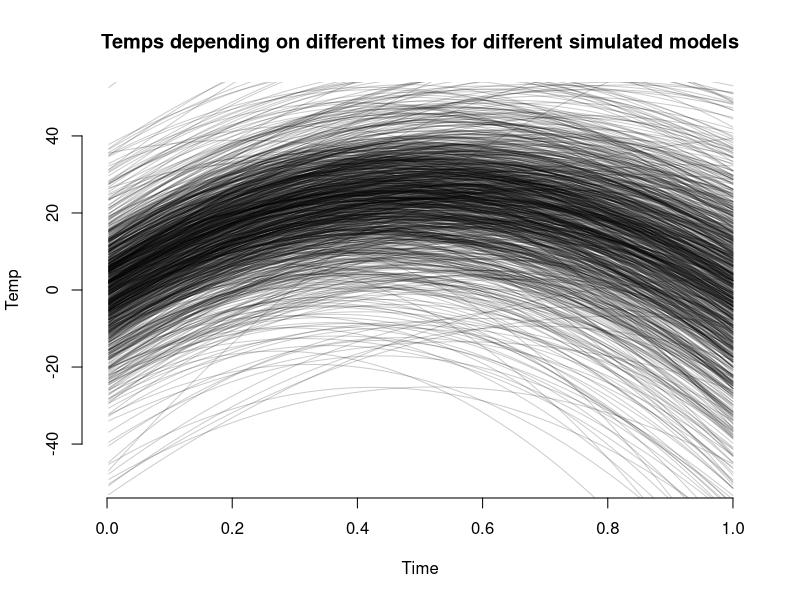
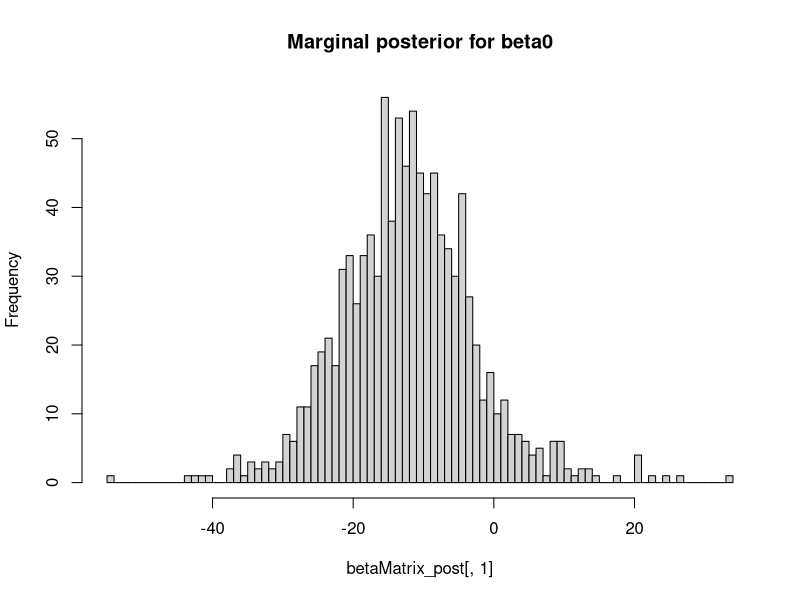
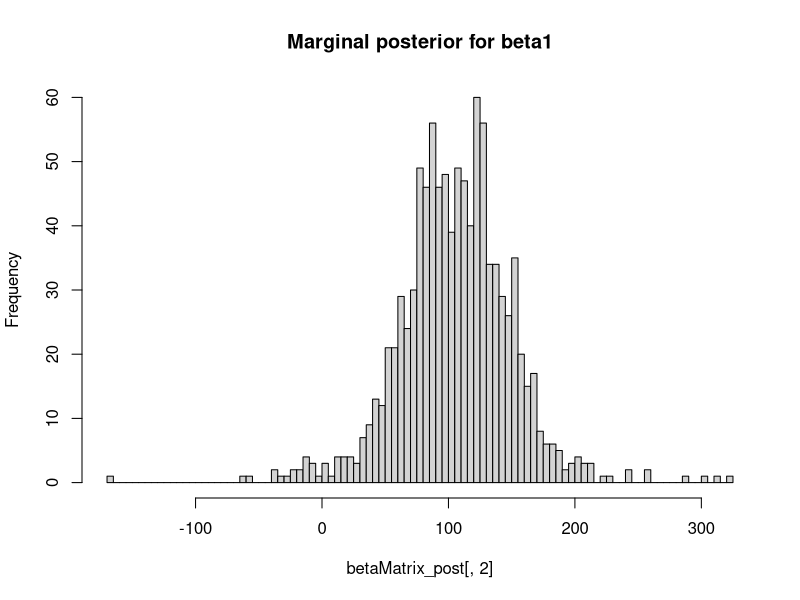
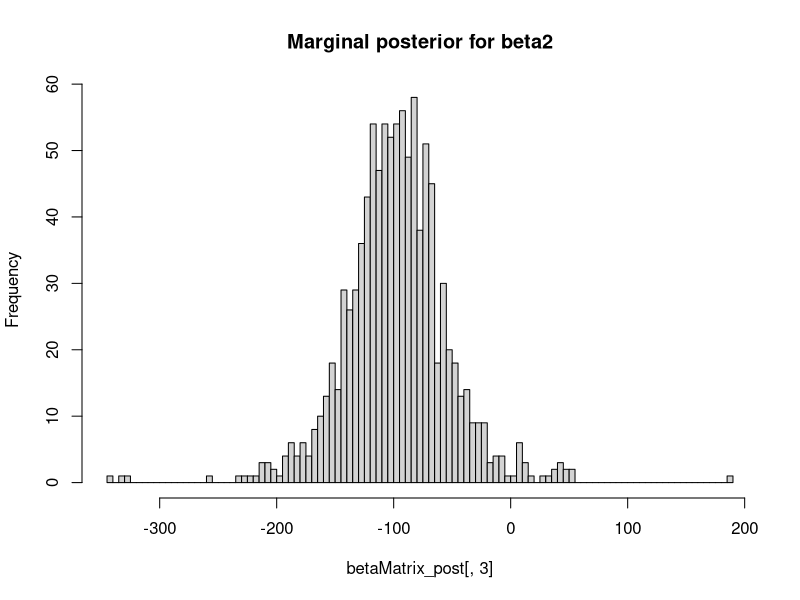
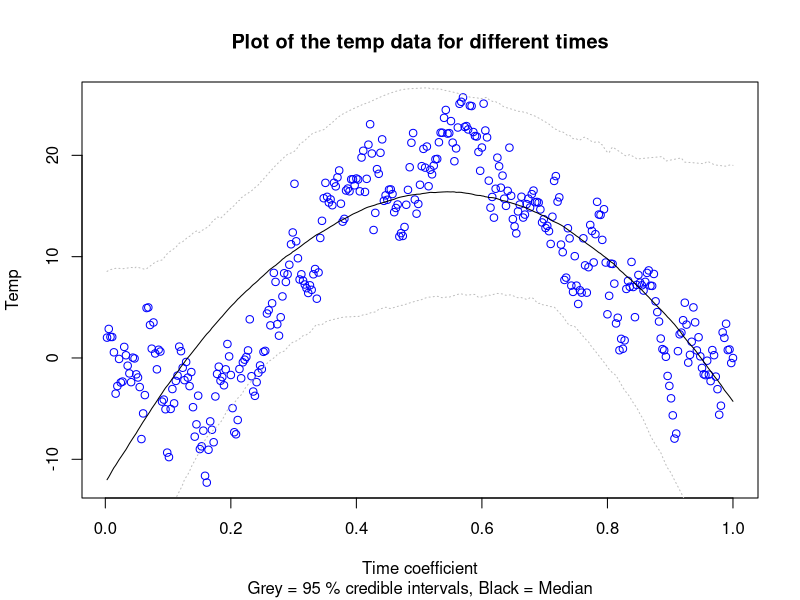
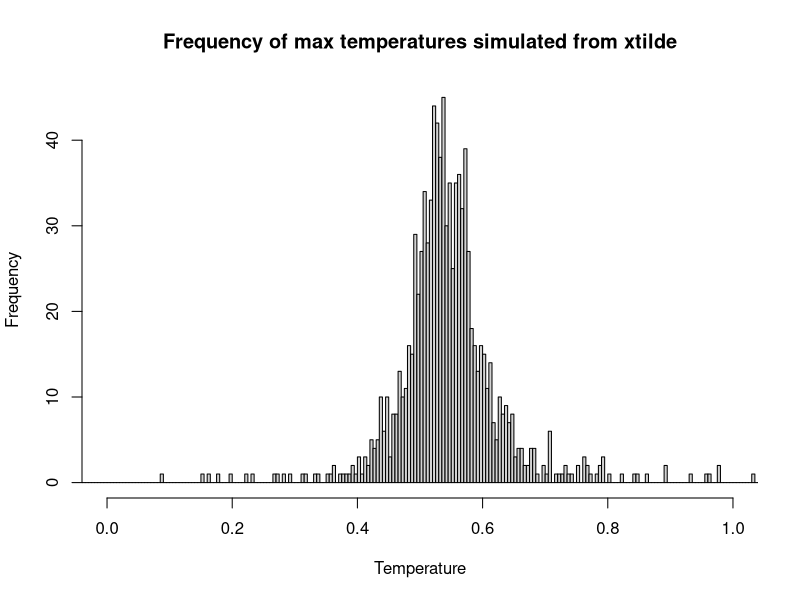
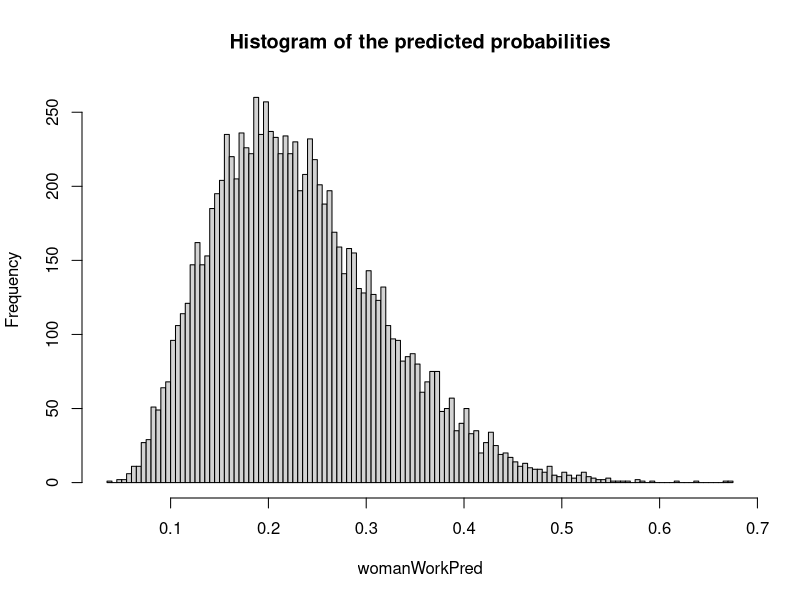
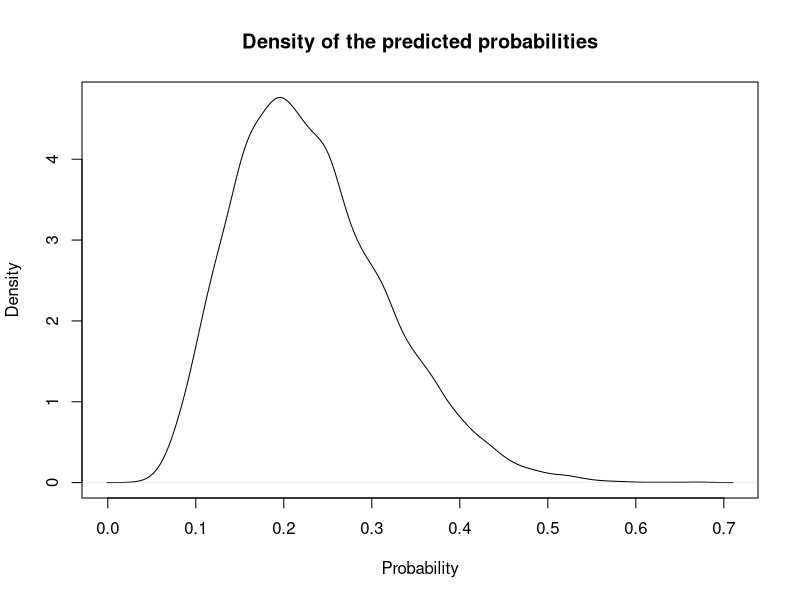

Reproduce these figures in R, in order.
## Assignment 1: The dataset TempLinkoping.txt contains daily average tamperatures (in Celcius degrees) at 
## Malmslatt, Linkoping over the course of the year 2018. The response variable is temp and the covariate is 
## time=(the number of days since beginning of year)/365
## You're task is to perform a Bayesian analysis of a quadratic regression
## temp=beta0+beta1*time+beta2*time^2+epsilon, epsilon~N(0,sigma^2)

## a)  Determining the prior distribution of the model parameters. Use the conjugate prior for the linear 
## regression model. Your task is to set the prior hyperparameters my0, omega0, v0 and sigma0^2 to sensible 
## values. Start with my0=(-10,100,-100)T, omega0=0.01*I3, v0=4 and sigma0^2=1.  0 = 1. Check if this prior
## agrees with your prior opinions by simulating draws from the joint prior of all parameters and for every draw
## compute the regression curve. This gives a collection of regression curves, one for each draw from the prior.
## Do the collection of curves look reasonable? If not, change the prior hyperparameters until the collection
## of prior regression curves agrees with your prior beliefs about the regression curve. [Hint: the R package
## mvtnorm will be handy. And use your Inv-chisquared simulator from Lab1.

# Read file
temp = read.table("TempLinkoping.txt", header=TRUE)

## install.packages("mvtnorm")
library(mvtnorm)
# Defining the parameters for the prior distribution
# Switched to beta0=0 since it seems more reasonable and -10 seems too low.
my0=c(0,100,-100)
omega0=0.01*diag(3)
v0=4
sigma0_sq=1
omega0Inv=solve(omega0)

# Function for returning the response variable
calcRegr = function(betaMatrix, row, x) {
  return(betaMatrix[row,1]+betaMatrix[row,2]*x+betaMatrix[row,3]*x^2)
}

# Function for drawing simulated betavalues
drawBeta = function(my, sigma_sq, omegaInv) {
  return(rmvnorm(1, mean=my, sigma=sigma_sq*omegaInv))
}

nDraws=1000
set.seed(12345)
drawX=rchisq(nDraws, v0)
sigma_sq=(v0)*sigma0_sq/drawX
betaMatrix=matrix(0,nDraws,3)
# Create new plot with specific settings so that the loop can overlay plots
plot.new()
plot.window(xlim=c(0,1), ylim=c(-50,50))
axis(side=1)
axis(side=2)
set.seed(12345)
for (i in 1:nDraws) {
  betaMatrix[i,]=drawBeta(my0, sigma_sq[i], omega0Inv)
  lines(temp$time, calcRegr(betaMatrix, i, temp$time), col=rgb(0,0,0,0.2))
}
title(main="Temps depending on different times for different simulated models", xlab="Time", ylab="Temp")

## The collection of curves look reasonable and in line with our prior beliefs. The temperature rises during the
## summer months and stays low in the beginning and the end of the year respectively.However, the value of -10
## were switched to 0 since it seems more reasonable with a measurement of the temperature 0 on the 1st of
## January than a measurement of -10.

## b) Write a program that simulates from the joint posterior distribution of beta0, beta1, beta2 and sigma^2.
## Plot the marginal posteriors of each parameter as a histogram. Also produce another figure with a scatter plot
## of the temperature data and overlay a curve for the posterior median of the regression function
## f(time)=beta0+beta1*time+beta2*time^2, computed for every value of time. Also overlay curves for the lower
## 2.5% and upper 97.5% posterior credible interval for f(time). That is, compute the 95% equal tail posterior
## probability intervals for every value of time and then connect the lower and upper limits of the interval by
## curves. Does the interval bands contain most of the data points? Should they?

# Calculating the parameters for the posterior distribution
v_n=v0+length(temp$temp)
X=cbind(1, temp$time, temp$time^2)
Y=temp$temp
beta_hat=solve(t(X)%*%X)%*%t(X)%*%Y
my_n=solve(t(X)%*%X+omega0)%*%(t(X)%*%X%*%beta_hat+omega0%*%my0)
omega_n=t(X)%*%X+omega0
omega_n_Inv=solve(omega_n)
sigma_sq_n=(v0*sigma0_sq+(t(Y)%*%Y+t(my0)%*%omega0%*%my0-t(my_n)%*%omega_n%*%my_n))/v_n

# Simulate the joint posterior
sigma_sq_post=(v_n)*c(sigma_sq_n)/drawX
betaMatrix_post=matrix(0,nDraws,3)
response_post_temp=matrix(0,nDraws,length(temp$time))
for (i in 1:nDraws) {
  betaMatrix_post[i,]=drawBeta(my_n, sigma_sq_post[i], omega_n_Inv)
}
# Plots the marginal distributions for the different beta-values
hist(betaMatrix_post[,1], breaks=100, main="Marginal posterior for beta0")
hist(betaMatrix_post[,2], breaks=100, main="Marginal posterior for beta1")
hist(betaMatrix_post[,3], breaks=100, main="Marginal posterior for beta2")

plot(temp$time, Y, main="Plot of the temp data for different times", col="blue", 
     xlab="Time coefficient", ylab="Temp")
# Applies function calcRegr to the time-values for each of the drawn betas and stores the results in matrix
for (i in 1:nDraws) {
  betaTemp=sapply(temp$time, calcRegr, betaMatrix=betaMatrix_post, row=i)
  response_post_temp[i,]=betaTemp
}

response_post=c()
credInterval=matrix(0, length(temp$time), 2)
# Retrieves the median of the response values as well as obtaining the upper and lower bound of credInterval
for (i in 1:length(temp$time)) {
  sortedTemp=sort(response_post_temp[,i])
  response_post=c(response_post, (sortedTemp[500]+sortedTemp[501])/2)
  credInterval[i,]=c(sortedTemp[(0.025*length(sortedTemp)+1)], sortedTemp[(0.975*length(sortedTemp))])
}

lines(temp$time, response_post)
lines(temp$time, credInterval[,1], lty=21, col="gray")
lines(temp$time, credInterval[,2], lty=21, col="gray")
title(sub="Grey = 95 % credible intervals, Black = Median")

## The interval bands contain most of the data points. They should contain most of the data points if the model
## is accurate in terms of describing the reality. In this case, it seems like the model has captured most of
## the data points which means that the model describes the reality fairly well. 

## c) It is of interest to locate the time with the highest expected temperature (that is, the time where
## f(time) is maximal). Let's call this value xtilde. Use the simulations in b) to simulate from posterior
## distribution of xtilde. [Hint: The regression curve is quadratic. You can find a simple formula for xtilde
## given beta0, beta1 and beta2]

# Function for calculating the time-value which yields the maximum response (the derivative of response function)
calcMaxTemp = function(betaMatrix, row) {
  return(-betaMatrix[row,2]/(2*betaMatrix[row,3]))
}

# For each of the draws the time-value which yields the maximum temperature is stored in a vector
time_max_temp=c()
for (i in 1:nDraws) {
  time_max_temp=c(time_max_temp, calcMaxTemp(betaMatrix_post, i))
}

hist(time_max_temp, breaks=1000, xlim=c(0,1), main="Frequency of max temperatures simulated from xtilde",
     xlab="Temperature")

## As seen in the histogram the derived highest temperature from the simulated models is mostly present in late
## june which seems reasonable if applying to Malmslatt in Sweden where the temperature is the highest during the 
## summer time. 

## d) Say now that you want to estimate a polynomial model of order 7, but you suspect that higher order terms
## may not be needed, and you worry about overfitting. Suggest a suitable prior that mitigates this potential
## problem. You do not need to compute the posterior, just write down your prior. [Hint: the task is to specify
## my0 and omega0 in a smart way.]

## A suitable prior for this task would be to set my0 to 0 since you want most of the coefficients close to zero
## to obtain increased shrinkage. You would also want to set omega0 to Lambda*IdentityMatrix. This would mean
## that for larger values of lambda more and more of the beta values would be close to zero since the spread of
## the distribution of the beta values would decrease. In this case, where there is a worry about overfitting,
## it might be a good idea to choose a large lambda to decrease the spread of the beta values and increase the
## probability that most of the beta values are around 0. 

## Assignment 2:  Consider the logistic regression Pr(y=1 given x)=exp(xT*Beta)/(1+exp(xT*Beta)), where y is the
## binary variable with y = 1 if the woman works and y = 0 if she does not. x is a 8-dimensional vector containing
## the eight features (including a one for the constant term that models the intercept). The goal is to approximate
## the posterior distribution of the 8-dim parameter vector beta with multivariate normal distribution.
## Beta given y and x ~ N(~Beta, JY(~Beta)^(-1)), where ~Beta is the posterior mode and J(~Beta) is the second
## derivative, the observed Hessian evaluated at the posterior mode. It is actually not hard to compute this
## derivative by hand, but don't worry, we will let the computer do it numerically for you. Now, both ~Beta and
## J(~Beta) are computed by the optim function in R. I want you to implement an own version of my example code at
## the website. You can use my code as a template, but I want you to write your own file so that you understand
## every line of your code. Don't just copy my code. Use the prior Beta ~ N(0, thao^2*I) with thao=10. Your report
## should include your code as well as numerical values for ~Beta and JY(~Beta)^(-1) for the WomenWork data. Compute
## an approximate 95% credible interval for the variable NSmallChild. Would you say that this feature is an
## important determinant of the probability that a women works? [Hint: To verify that your results are reasonable,
## you can compare to you get by estimating the parameters using maximum likelihood. 
## glmmodel = glm(Work~0+., data=WomenWork, family=binomial)

# Use of libraries
library(mvtnorm)

# Read data
WomenWork = read.table("WomenWork.dat", header=TRUE)

# User input
tau = 10

# Defining vectors X and Y
X = as.matrix(WomenWork[,2:ncol(WomenWork)])
Y = WomenWork[,1]
nFeatures = dim(X)[2]
covNames=names(WomenWork[,2:ncol(WomenWork)])

# Constructing prior
mu_prior = rep(0,nFeatures)
sigma_prior = tau^2*diag(nFeatures) 

# Defining function for returning the log posterior

logPostLogistic = function(beta, Y, X, mu, sigma) {
  nFeat = length(beta)
  XBeta=X%*%beta
  # Defining loglikelihood
  logLike = sum(Y*XBeta-log(1+exp(XBeta)))
  # Defining prior
  prior = dmvnorm(beta, mean=mu, sigma=sigma, log=TRUE)
  # Adding loglikelihood and logprior together. Since it is log both of them are added instead of multiplied
  return(logLike + prior)
}

# Defining initial values to be passed on to the optimizer
set.seed(12345)
initVals = rnorm(dim(X)[2])

# Finding the optimized betavector
optimResult = optim(initVals, logPostLogistic, Y=Y, X=X, mu=mu_prior, sigma=sigma_prior, method=c("BFGS"),
                    control=list(fnscale=-1), hessian=TRUE)

# Defining the values of interest
postMode = optimResult$par
postCov = -solve(optimResult$hessian)
names(postMode) = covNames
approx_PostStd = sqrt(diag(postCov))
names(approx_PostStd) = covNames
print("The posterior mode is:")
print(postMode)
print("The approximated standard deviations are:")
print(approx_PostStd)

# Compute marginal distribution for nSmallChild
NSmallChild_mode = as.numeric(postMode["NSmallChild"])
NSmallChild_std = as.numeric(approx_PostStd["NSmallChild"])
set.seed(12345)
NSmallChild_distrib = rnorm(10000, mean=NSmallChild_mode, sd=NSmallChild_std)
sorted_NSmallChild=sort(NSmallChild_distrib)
credInterval_NSmallChild = c(sorted_NSmallChild[(0.025*length(sorted_NSmallChild)+1)],
                             sorted_NSmallChild[(0.975*length(sorted_NSmallChild))])
print(paste("The lower bound of the 95 % credible interval for the feature NSmallChild is",
            round(credInterval_NSmallChild[1], 6), "and the upper bound is", 
            round(credInterval_NSmallChild[2], 6)))

# Control that the calculations have been made correctly
glmModel = glm(Work ~ 0+., data=WomenWork, family=binomial)
print(glmModel$coefficients)
print(postMode)

## Since the values for the credible interval for NSmallChild are quite large in the negative direction it is
## reasonable to conclude that the feature NSmallChild affects the response variable farily much towards the 
## response 0 which means that the woman doesn't work. This seems like a reasonable conclusion in terms of how
## it is in reality as well. When checking if the results are reasonable, a comparison was made with an 
## estimation using the maximum likelihood method. The results was very similar which strongly suggests that 
## the results obtained from the code are reasonable. 

## b) Write a function that simulates from the predictive distribution of the response variable in a logistic
## regression. Use your normal approximation from 2(a). Use that function to simulate and plot the predictive
## distribution for the Work variable for a 40 year old woman, with two children (3 and 9 years old), 8 years
## of education, 10 years of experience. and a husband with an income of 10. [Hints: The R package mvtnorm will
## again be handy. Remember my discussion on how Bayesian prediction can be done by simulation.]

sigmoid = function(value) {
  return (exp(value)/(1+exp(value)))
}

makePredLogReg = function(data, mean, sigma, nDraws) {
  betaPred = rmvnorm(nDraws, mean=mean, sigma=sigma)
  linearPred = betaPred %*% data
  logPred = sigmoid(linearPred)
  return(logPred)
}

nDraws=10000
woman=c(1, 10, 8, 10, (10/10)^2, 40, 1, 1)
set.seed(12345)
womanWorkPred=makePredLogReg(woman, postMode, postCov, nDraws)
hist(womanWorkPred, breaks=100, main="Histogram of the predicted probabilities")
plot(density(womanWorkPred), main="Density of the predicted probabilities", xlab="Probability", ylab="Density")

## As seen in the plots the calculated probabilities of the woman in question working is fairly low. The highest
## density is seen in the range between 0.2 and 0.3 approximately. This also makes sense if applied to a real
## situation. A woman with a small child is likely to stay at home with the child, i.e. not working. If the 
## classification of the response variable results in "working" if the predicted probabilities is above 0.5 and
## "not working" otherwise, it is clear from the distribution that the classification of a woman working, with
## the parameters inputted, is very unlikely to happen. 

## c) Now, consider 10 women which all have the same features as the woman in 2(b). Rewrite your function and
## plot the predictive distribution for the number of women, out of these 10, that are working.
## [Hint: Which distribution can be described as a sum of Bernoulli random variables?]

makePredLogRegMultiple = function(data, mean, sigma, nDraws, n) {
  betaPred = rmvnorm(nDraws, mean=mean, sigma=sigma)
  linearPred = betaPred %*% data
  logPred = sigmoid(linearPred)
  multiplePred=rbinom(nDraws, n, sum(ifelse(logPred>0.5, 1, 0))/nDraws)
  hist(multiplePred, breaks=100, main=paste("Distribution for prediction made on", n, "women"), 
       xlab="No. of women")
}

set.seed(12345)
makePredLogRegMultiple(woman, postMode, postCov, nDraws, 10)

## As seen in the binomial case it is very unlikely that any of the women would be working given the params
## inputted to the function. The most probable outcome would be that none of the 10 women are working. 